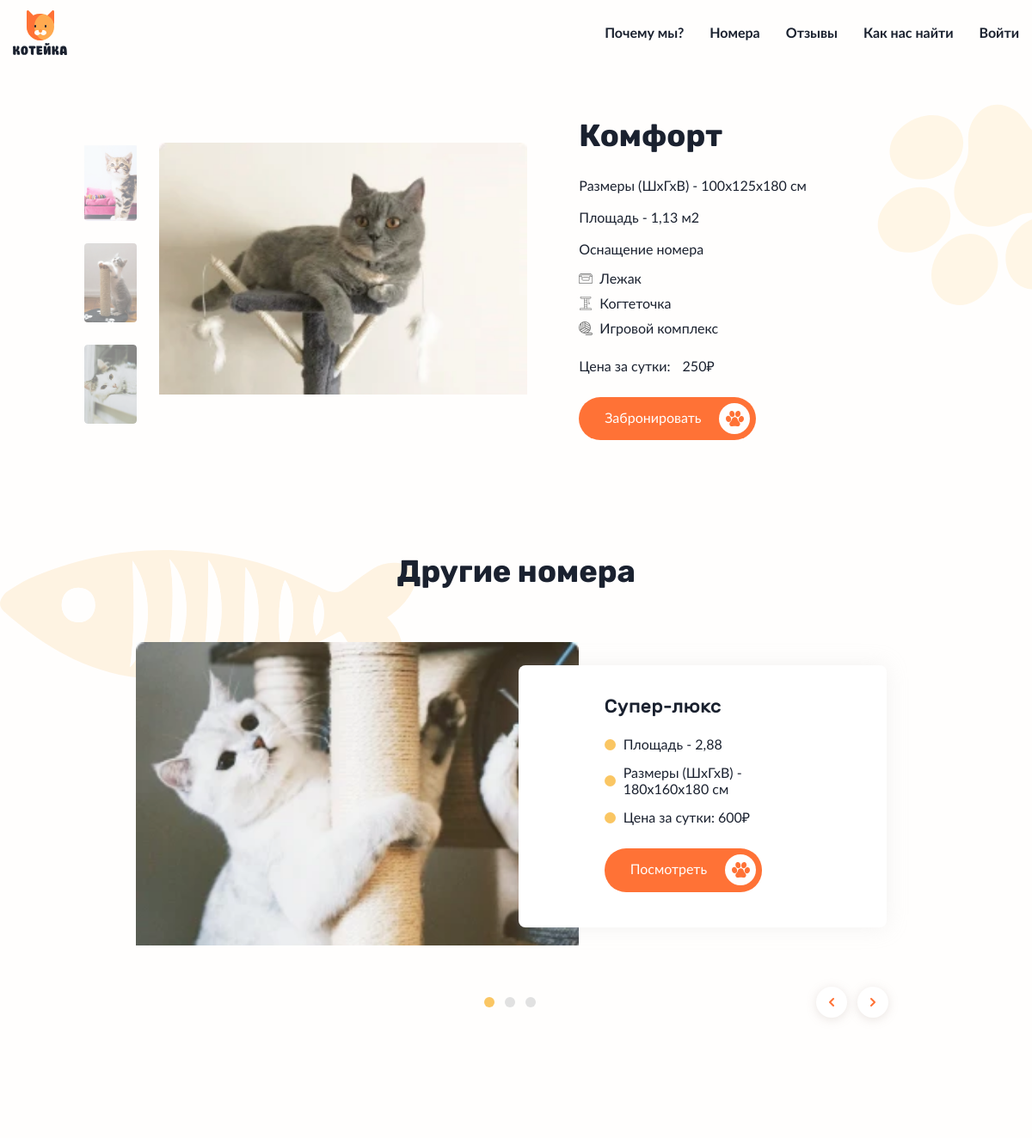
Page /room_page.php?id=4 on the committed database.
### tables this page shows
CREATE TABLE `cat_room` (
  `id_room` int(11) NOT NULL,
  `class_room` varchar(50) NOT NULL,
  `img_room` varchar(255) NOT NULL,
  `size_room` varchar(50) NOT NULL,
  `square_room` varchar(50) NOT NULL,
  `price_room` int(11) NOT NULL,
  `img2_room` varchar(255) NOT NULL
);

CREATE TABLE `name_addition` (
  `id_addition` int(11) NOT NULL,
  `name_addition` varchar(50) NOT NULL,
  `img_addition` varchar(255) NOT NULL
);

### room_page.php (called while the page is built)
<?php
	include("basis/head.php");
	include("basis/header.php");
	include("content/room-page.php");
	include("basis/footer.php");
?>

### content/room-page.php (the view, shortened to what this page needs)
<?php
  $room_id = $_GET['id'];
?>
    <main class="room-page">
      <section>
        <div class="center center--flex center--padding-t center--padding-b">
          <?php
            $push = 'SELECT * FROM `cat_room` where id_room = '.$room_id.'';
            $room = mysqli_query($cat_db, $push);
            if($room){
            while($res = mysqli_fetch_array($room)){
              $class = $res['class_room'];
          ?>
          <div class="room-page__column">
            <div class="room-page__img-container">
              <div class="room-page__img-wrapper room-page__img-wrapper--top">
                <picture>
                  <source type="image/webp" media="(min-width: 320px)" srcset="img/super-lux2@1x.webp 1x, img/super-lux2@2x.webp 2x">
                  <img src="img/super-lux2@1x.jpg" srcset="img/super-lux2@2x.jpg 2x" alt="<?php echo $class; ?>">
                </picture>
              </div>
              <div class="room-page__img-wrapper room-page__img-wrapper--mid">
                <picture>
                  <source type="image/webp" media="(min-width: 320px)" srcset="img/super-lux3@1x.webp 1x, img/super-lux3@2x.webp 2x">
                  <img src="img/super-lux3@1x.jpg" srcset="img/super-lux3@2x.jpg 2x" alt="<?php echo $class; ?>">
                </picture>
              </div>
              <div class="room-page__img-wrapper room-page__img-wrapper--bot">
                <picture>
                  <source type="image/webp" media="(min-width: 320px)" srcset="img/super-lux4@1x.webp 1x, img/super-lux4@2x.webp 2x">
                  <img src="img/super-lux4@1x.jpg" srcset="img/super-lux4@2x.jpg 2x" alt="<?php echo $class; ?>">
                </picture>
              </div>
            </div>
            <div class="room-page__img-wrapper">
              <picture>
                <source type="image/webp" media="(min-width: 320px)" srcset="<?php echo $res['img2_room']; ?>">
                <img src="<?php echo $res['img_room']; ?>" srcset="<?php echo $res['img_room']; ?>" width="500" height="396" alt="<?php echo $res['class_room']; ?>">
              </picture>
            </div>
          </div>
          <div class="room-page__column">
            <h1><?php echo $class; ?></h1>
            <p>Размеры (ШхГхВ) - <?php echo $res['size_room']; ?> см</p>
            <p>Площадь - <?php echo $res['square_room']; ?> м2</p>
            <p>Оснащение номера</p>
            <ul class="room-page__list">
            <?php
                    $add = 'SELECT name_addition.name_addition, name_addition.img_addition FROM room_addition JOIN name_addition ON room_addition.name_addition=name_addition.id_addition WHERE room_addition.room_addition = '.$res['id_room'].'';
                    $addition = mysqli_query($cat_db, $add);
                    if ($addition){
                      while($add_room = mysqli_fetch_array($addition)){
                  ?>
              <li class="room-page__item room-page__item--<?php if($add_room['img_addition'] == "#icon-bed"){echo "bed";}else if($add_room['img_addition'] == "#icon-house"){echo "house";}else if($add_room['img_addition'] == "#icon-toy"){echo "play";}else if($add_room['img_addition'] == "#icon-claw"){echo "claw";}?>">
                <span><use xlink:href="<?php echo $add_room['img_addition']; ?>"></use></span>
                <p><?php echo $add_room['name_addition']; ?></p>
              </li>
              <?php
                      }}
                  ?>
            </ul>
            <p>Цена за сутки: <span class="room-page__price"></span><?php echo $res['price_room']; ?>₽</p>
            <button class="button book-button" type="button">
              <span>Забронировать</span>
              <span class="button__paw">
                <svg width="21" height="18"><use xlink:href="#icon-paw"></use>
                </svg>
              </span>
            </button>
          </div>
        </div>
        <?php
}}
?>
      </section>
      <section class="rooms rooms--page">
        <div class="center center--sm center--padding-t center--padding-b">
          <h2>Другие номера</h2>
          <div class="rooms__slider-container swiper-container">
          <ul class="rooms__list swiper-wrapper">
<?php
$push = 'SELECT * FROM `cat_room` where id_room != '.$room_id.' ORDER BY `cat_room`.`id_room` DESC limit 3';
$input = mysqli_query($cat_db, $push);
if (isset($input)){
while($row = mysqli_fetch_array($input)){
?>
<li class="rooms__item swiper-slide">
  <div class="rooms__img-container">
  <a href="room_page.php?id=<?php echo $row['id_room'];?>"><picture>
      <source type="image/webp" srcset="<?php echo $row['img2_room'];?>">
      <source type="image/jpeg" srcset="<?php echo $row['img_room'];?>">
      <img src="<?php echo $row['img_room'];?>" width="600" height="404" alt="Комфорт">
    </picture></a>
  </div>
  <div class="rooms__info">
    <h3><?php echo $row['class_room'];?></h3>
    <ul class="rooms__info-list">
      <li class="rooms__info-item">
        <p>Площадь - <?php echo $row['square_room'];?></p>
      </li>
      <li class="rooms__info-item">
        <p>Размеры (ШхГхВ) <span class="rooms__no-m">-</span> <?php echo $row['size_room'];?> см</p>
      </li>
      <li class="rooms__info-item">
        <p>Цена за сутки: <?php echo $row['price_room']?>₽</p>
      </li>
    </ul>
    <button class="button "  onclick="window.location.href='room_page.php?id=<?php echo $row['id_room'];?>';">
      <span>Посмотреть</span>
      <span class="button__paw">
        <svg width="21" height="18"><use xlink:href="#icon-paw"></use>
        </svg>
      </span>
    </button>
  </div>
</li>
<?php
}
}
?>
</ul>
          </div>
          <div class="slider-controls">
            <ul class="dots dots--room">
            </ul>
            <div class="slider-controls__list">
              <button class="slider-controls__button slider-controls__button--left slider-controls__button--prev" type="button">
                <svg width="6" height="12"><use xlink:href="#icon-arrow"></use>
                </svg>
              </button>
              <button class="slider-controls__button slider-controls__button--right slider-controls__button--next" type="button">
                <svg width="6" height="12"><use xlink:href="#icon-arrow"></use>
                </svg>
              </button>
            </div>
          </div>
        </div>
      </section>
    </main>

### rows in the picture
cat_room: class_room "Комфорт", size_room "100х125х180", square_room "1,13", price_room "250"
name_addition: name_addition "Лежак"
name_addition: name_addition "Когтеточка"
name_addition: name_addition "Игровой комплекс"
cat_room: class_room "Супер-люкс", square_room "2,88", size_room "180х160х180", price_room "600"
